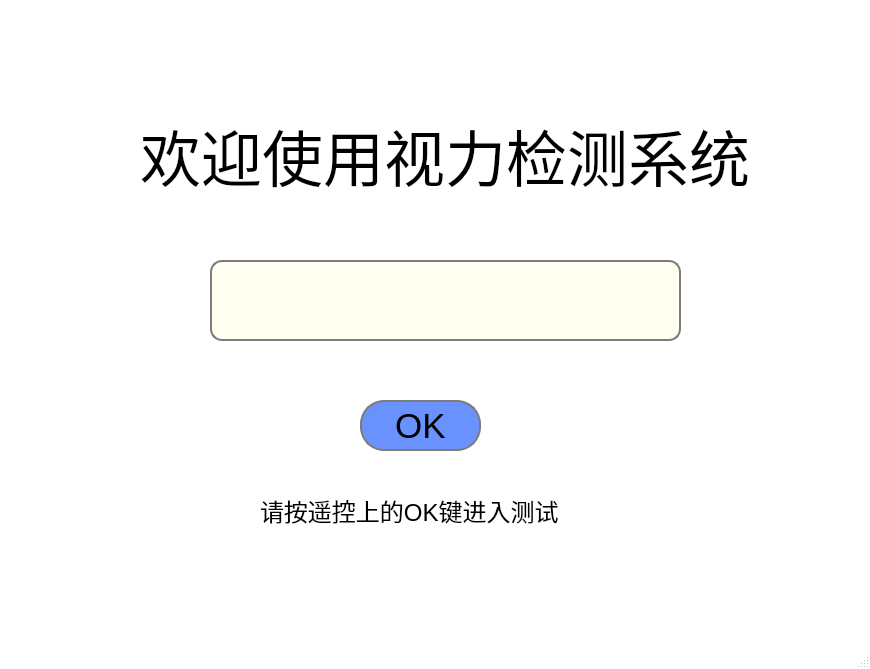
<?xml version="1.0" encoding="UTF-8"?>
<ui version="4.0">
 <class>MainWindow</class>
 <widget class="QMainWindow" name="MainWindow">
  <property name="geometry">
   <rect>
    <x>0</x>
    <y>0</y>
    <width>870</width>
    <height>669</height>
   </rect>
  </property>
  <property name="windowTitle">
   <string>登录</string>
  </property>
  <property name="windowIcon">
   <iconset>
    <normaloff>images/login_user.png</normaloff>images/login_user.png</iconset>
  </property>
  <property name="styleSheet">
   <string notr="true">QMainWindow{
	background-color: rgb(255, 255, 255);
	border-image: url(:/new/prefix1/back.jpg);
}
 
QLineEdit{
 
	border:2px solid#7b7b7b;
	border-radius:12px;
	background-color:#fffef0
}
 
QPushButton{
	border:2px solid#7b7b7b;
	border-radius:24px;
	background-color:#6a92ff;
	font: 75 26pt &quot;Arial&quot;;
}
 
QPushButton:hover{
	background-color:#aa92ff
}
QPushButton:pressed{
	background-color:#FF90ff
}</string>
  </property>
  <widget class="QWidget" name="centralwidget">
   <widget class="QLabel" name="label_welcome">
    <property name="geometry">
     <rect>
      <x>140</x>
      <y>120</y>
      <width>621</width>
      <height>71</height>
     </rect>
    </property>
    <property name="font">
     <font>
      <pointsize>46</pointsize>
     </font>
    </property>
    <property name="text">
     <string>欢迎使用视力检测系统</string>
    </property>
   </widget>
   <widget class="QLineEdit" name="lineEdit_userName">
    <property name="geometry">
     <rect>
      <x>210</x>
      <y>260</y>
      <width>471</width>
      <height>81</height>
     </rect>
    </property>
    <property name="font">
     <font>
      <pointsize>20</pointsize>
     </font>
    </property>
    <property name="inputMask">
     <string notr="true"/>
    </property>
    <property name="text">
     <string/>
    </property>
    <property name="frame">
     <bool>true</bool>
    </property>
   </widget>
   <widget class="QLabel" name="label_logo">
    <property name="geometry">
     <rect>
      <x>160</x>
      <y>30</y>
      <width>541</width>
      <height>51</height>
     </rect>
    </property>
    <property name="text">
     <string/>
    </property>
    <property name="pixmap">
     <pixmap>Test/images/dekang.png</pixmap>
    </property>
    <property name="scaledContents">
     <bool>true</bool>
    </property>
   </widget>
   <widget class="QLabel" name="label_tip">
    <property name="geometry">
     <rect>
      <x>260</x>
      <y>480</y>
      <width>321</width>
      <height>61</height>
     </rect>
    </property>
    <property name="font">
     <font>
      <pointsize>18</pointsize>
     </font>
    </property>
    <property name="text">
     <string>请按遥控上的OK键进入测试</string>
    </property>
   </widget>
   <widget class="QLabel" name="label">
    <property name="geometry">
     <rect>
      <x>130</x>
      <y>20</y>
      <width>611</width>
      <height>51</height>
     </rect>
    </property>
    <property name="text">
     <string/>
    </property>
    <property name="pixmap">
     <pixmap>images/dekang.png</pixmap>
    </property>
    <property name="scaledContents">
     <bool>true</bool>
    </property>
   </widget>
   <widget class="QPushButton" name="pushButton_ok">
    <property name="geometry">
     <rect>
      <x>360</x>
      <y>400</y>
      <width>121</width>
      <height>51</height>
     </rect>
    </property>
    <property name="font">
     <font>
      <family>Arial</family>
      <pointsize>26</pointsize>
      <weight>9</weight>
      <italic>false</italic>
      <bold>false</bold>
     </font>
    </property>
    <property name="text">
     <string>OK</string>
    </property>
   </widget>
  </widget>
  <widget class="QStatusBar" name="statusbar"/>
 </widget>
 <resources/>
 <connections/>
</ui>
